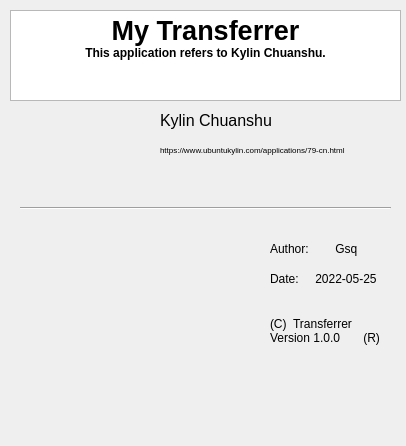
<?xml version="1.0" encoding="UTF-8"?>
<ui version="4.0">
 <class>PageThree</class>
 <widget class="QWidget" name="PageThree">
  <property name="geometry">
   <rect>
    <x>0</x>
    <y>0</y>
    <width>406</width>
    <height>446</height>
   </rect>
  </property>
  <property name="windowTitle">
   <string>Form</string>
  </property>
  <widget class="QTextBrowser" name="textBrowser">
   <property name="geometry">
    <rect>
     <x>10</x>
     <y>10</y>
     <width>391</width>
     <height>91</height>
    </rect>
   </property>
   <property name="html">
    <string>&lt;!DOCTYPE HTML PUBLIC &quot;-//W3C//DTD HTML 4.0//EN&quot; &quot;http://www.w3.org/TR/REC-html40/strict.dtd&quot;&gt;
&lt;html&gt;&lt;head&gt;&lt;meta name=&quot;qrichtext&quot; content=&quot;1&quot; /&gt;&lt;style type=&quot;text/css&quot;&gt;
p, li { white-space: pre-wrap; }
&lt;/style&gt;&lt;/head&gt;&lt;body style=&quot; font-family:'Sans Serif'; font-size:9pt; font-weight:400; font-style:normal;&quot;&gt;
&lt;p align=&quot;center&quot; style=&quot; margin-top:0px; margin-bottom:0px; margin-left:0px; margin-right:0px; -qt-block-indent:0; text-indent:0px;&quot;&gt;&lt;span style=&quot; font-size:20pt; font-weight:600;&quot;&gt;My Transferrer&lt;/span&gt;&lt;/p&gt;
&lt;p align=&quot;center&quot; style=&quot; margin-top:0px; margin-bottom:0px; margin-left:0px; margin-right:0px; -qt-block-indent:0; text-indent:0px;&quot;&gt;&lt;span style=&quot; font-weight:600;&quot;&gt;This application refers to Kylin Chuanshu.&lt;/span&gt;&lt;/p&gt;
&lt;p align=&quot;center&quot; style=&quot;-qt-paragraph-type:empty; margin-top:0px; margin-bottom:0px; margin-left:0px; margin-right:0px; -qt-block-indent:0; text-indent:0px;&quot;&gt;&lt;br /&gt;&lt;/p&gt;&lt;/body&gt;&lt;/html&gt;</string>
   </property>
  </widget>
  <widget class="QWidget" name="widget" native="true">
   <property name="geometry">
    <rect>
     <x>40</x>
     <y>110</y>
     <width>101</width>
     <height>81</height>
    </rect>
   </property>
   <property name="styleSheet">
    <string notr="true">image:    url(:/new/icon/src.png)</string>
   </property>
  </widget>
  <widget class="QLabel" name="label">
   <property name="geometry">
    <rect>
     <x>160</x>
     <y>110</y>
     <width>121</width>
     <height>20</height>
    </rect>
   </property>
   <property name="font">
    <font>
     <pointsize>12</pointsize>
    </font>
   </property>
   <property name="text">
    <string>Kylin Chuanshu </string>
   </property>
   <property name="textFormat">
    <enum>Qt::PlainText</enum>
   </property>
  </widget>
  <widget class="QWidget" name="widget_2" native="true">
   <property name="geometry">
    <rect>
     <x>30</x>
     <y>230</y>
     <width>201</width>
     <height>191</height>
    </rect>
   </property>
   <property name="styleSheet">
    <string notr="true">image:  url(:/new/icon/8414647.png)</string>
   </property>
  </widget>
  <widget class="QLabel" name="label_2">
   <property name="geometry">
    <rect>
     <x>160</x>
     <y>140</y>
     <width>211</width>
     <height>20</height>
    </rect>
   </property>
   <property name="font">
    <font>
     <pointsize>6</pointsize>
    </font>
   </property>
   <property name="text">
    <string>https://www.ubuntukylin.com/applications/79-cn.html</string>
   </property>
  </widget>
  <widget class="QLabel" name="label_3">
   <property name="geometry">
    <rect>
     <x>270</x>
     <y>240</y>
     <width>101</width>
     <height>18</height>
    </rect>
   </property>
   <property name="text">
    <string>Author:        Gsq</string>
   </property>
  </widget>
  <widget class="QLabel" name="label_4">
   <property name="geometry">
    <rect>
     <x>270</x>
     <y>270</y>
     <width>121</width>
     <height>18</height>
    </rect>
   </property>
   <property name="text">
    <string>Date:     2022-05-25</string>
   </property>
  </widget>
  <widget class="QLabel" name="label_5">
   <property name="geometry">
    <rect>
     <x>270</x>
     <y>300</y>
     <width>121</width>
     <height>61</height>
    </rect>
   </property>
   <property name="acceptDrops">
    <bool>false</bool>
   </property>
   <property name="text">
    <string>(C)  Transferrer                                       Version 1.0.0       (R)</string>
   </property>
   <property name="wordWrap">
    <bool>true</bool>
   </property>
  </widget>
  <widget class="Line" name="line">
   <property name="geometry">
    <rect>
     <x>20</x>
     <y>200</y>
     <width>371</width>
     <height>16</height>
    </rect>
   </property>
   <property name="orientation">
    <enum>Qt::Horizontal</enum>
   </property>
  </widget>
 </widget>
 <resources/>
 <connections/>
</ui>
